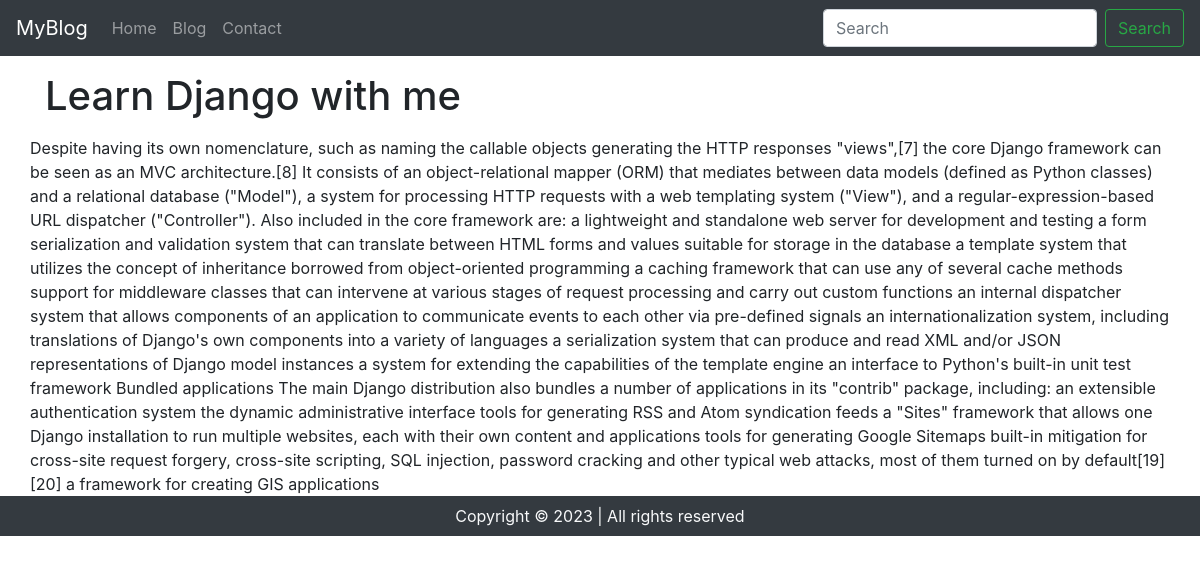
/blogpost/django-tutorial, run on the app's committed database.
### blog/models.py (models this page shows, shortened)
class Blog(models.Model):
    sno = models.AutoField(primary_key=True)
    title = models.CharField(max_length=200)
    content = models.TextField()
    slug = models.CharField(max_length=100)
    time = models.DateTimeField(auto_now_add=True)

### blog/views.py (the view)
# urls.py: path('blogpost/<str:slug>',views.blogpost,name='blogpost'),
def blogpost(request,slug):
    blog = Blog.objects.filter(slug=slug).first()
    context = {'blog' : blog}
    return render(request,'blogpost.html',context)

### templates/blogpost.html
{% extends 'base.html' %}
{% block body %}
<div class="container">
   <h1 class="my-3">{{blog.title}} </h1>
   <div class="row">
    {{blog.content | safe}}
   </div>
</div>
{% endblock body %}

### data on the page
Blog: title "Learn Django with me", content "Despite having its own nomenclature, such as naming the callable objects generating the HTTP responses \"views\",[7] the core Django framework can be seen as an MVC architecture.[8] It consists of an object-relational mapper (ORM) that mediates between data models (defined as Python classes) and a relational database (\"Model\"), a system for processing HTTP requests with a web templating system (\"View\"), and a regular-expression-based URL dispatcher (\"Controller\"). Also included in the core framework are: a lightweight and standalone web server for development and testing a form serialization and validation system that can translate between HTML forms and values suitable for storage in the…"
